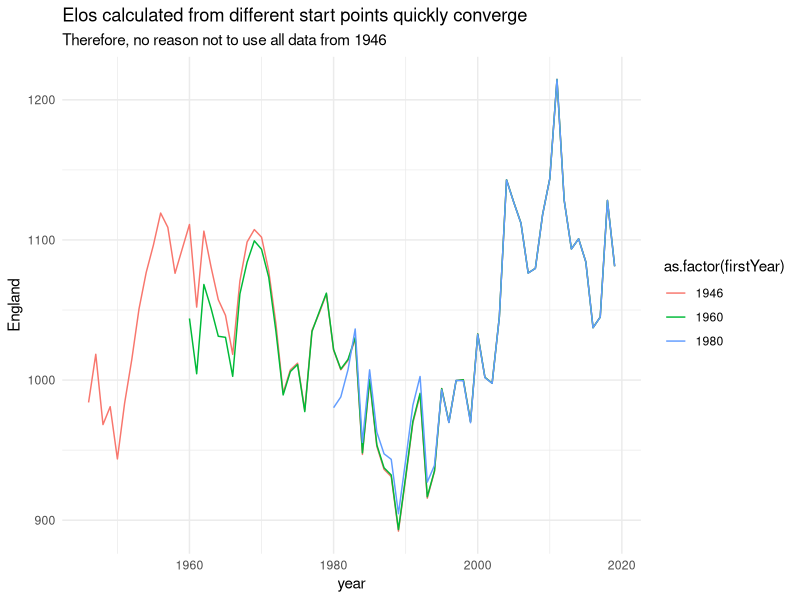
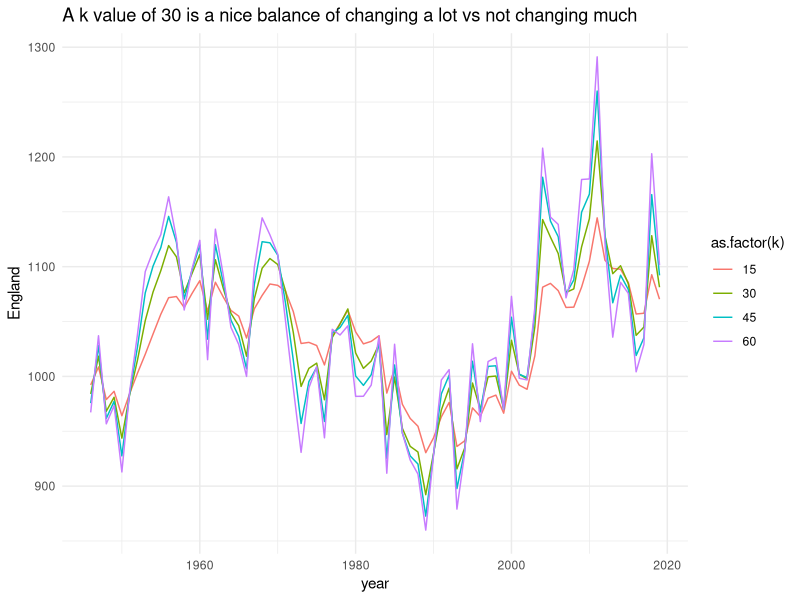
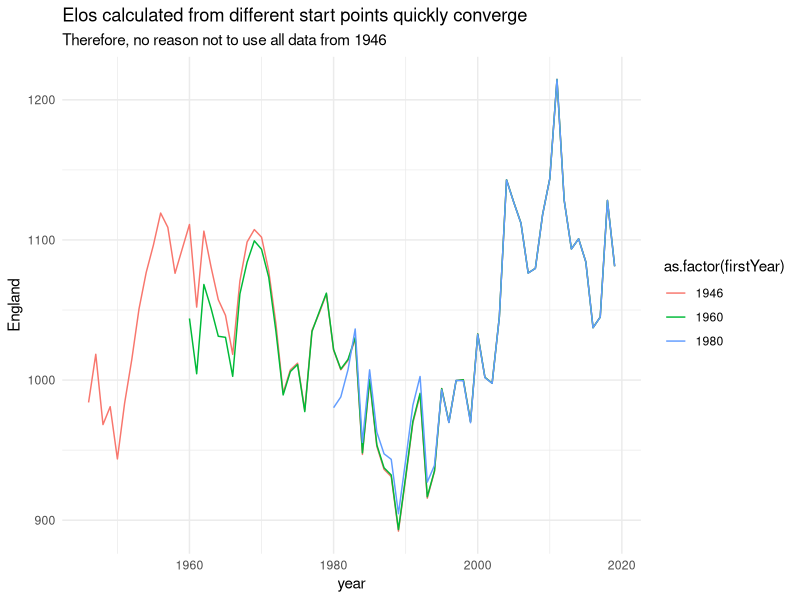
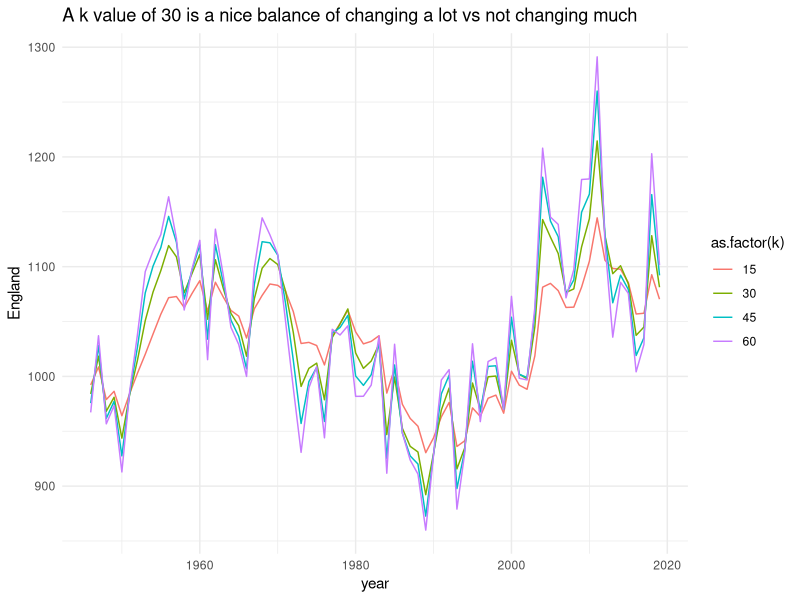

Source code (R) for these figures, in order:
library(tidyverse)

#this code calculates Elo scores for test cricket
#the starting dataset is the results downloaded in script 1.

testData <- read_csv("testData.csv")

#two records have "tied" instead of "draw"
#technically different - but not from a win/lost perspective
#so replace for now

#also delete any ongoing games

testData %>% 
  filter(Winner!="-") %>%
  mutate(Winner_Type=if_else(Winner_Type=="Check","Draw",Winner_Type)) -> testData

#Functions used in Elo calculation:

#calculation for the expected win rate
#this is a probability of a win
expectedWin <- function(eloDif){
  1/(1+10^(eloDif/400))
}

#the elo update formula
# k is a parameter - somewhere in the 10-60 region depending on the sport 
# oldElo - previous value
# result - 1 = win, 0 = loss, 0.5 is draw
# expResult = expected result from expectedWin formula

updateElo <- function(oldElo,result,expResult,k=30) {
  oldElo + (k*(result-expResult))
}


# This function takes the dataset of wins / losses 
# and adds columns representing Elo scores and corresponding win probabilities for each side

# Currently uses an explicity loop through rows in the dataset
# Feels that there is probably a better / faster way to do this



calculateElo <- function(data,firstYear,k) {
 
  #filter dataset basaed on starting year passed as a parameter
  data %>% 
    mutate(year=lubridate::year(mDate)) %>%
    filter(year>=firstYear) %>%
    as.data.frame()-> temp
  
  #extract a list of teams from the dataset
  teams <- union(temp$`Team 1`,temp$`Team 2`)
  
  #initially see the elo of each team to 1000
  elo<- rep(1000,length(teams))
  #label the elo values by country
  names(elo) <- teams
  #add the initial elo scores to every row in the dataset
  temp[,teams] <- elo
  
  #1. Do vectorised computations:
  # these are all the calculations which can be done without knowing Elo scores
  # these are done for all games / matches similtaneously
  
  #this extracts the position of the column containing the elo score of each team in the game
  temp[,"col1"] <- match(temp$`Team 1`,names(temp))
  temp[,"col2"] <- match(temp$`Team 2`,names(temp))
  
  #This gives a score to each of the teams based on the result of the game
  temp[,"r1"] <- case_when(temp$`Team 1`==temp$Winner ~ 1,
                           temp$`Team 2`==temp$Winner ~ 0,
                           TRUE ~ 0.5)
  
  temp[,"r2"] <- case_when(temp$`Team 1`==temp$Winner ~ 0,
                           temp$`Team 2`==temp$Winner ~ 1,
                           TRUE ~ 0.5)
  
  #Then do row specific calcs - for row 1 just do in place
  
  
  
 
  for (row in 1:dim(temp)[1]){
    
    #if not the first row in the dataset, need to carry down previous elo values
    if(row>1){
      #first set the elo value in this row to the same value as the previous row
      temp[row,teams] <- temp[row-1,teams]
    }
    #This extracts the Elo of the two playing teams and puts into columns elo1/elo2
    temp[row,"elo1"] <-as.numeric(temp[row,match(temp$`Team 1`[row],names(temp))])
    temp[row,"elo2"] <-as.numeric(temp[row,match(temp$`Team 2`[row],names(temp))])
    
    #This calculates the elo gap between the two teams before the game happened
    temp[row,"dif1"] <- temp[row,"elo2"]-temp[row,"elo1"]
    temp[row,"dif2"] <- temp[row,"elo1"] - temp[row,"elo2"]
    
    #Calculate each teams chance of winning before the game started based on Elo
    temp[row,"e1"] <- expectedWin(temp[row,"dif1"])
    temp[row,"e2"] <- expectedWin(temp[row,"dif2"])
    
    #Update each teams elo based on the result of the game and pre game probs
    #Save this result in "newElo1"/"newElo2"
    temp[row,"newElo1"] <- updateElo(temp[row,"elo1"],temp[row,"r1"],temp[row,"e1"],k=k)
    temp[row,"newElo2"] <- updateElo(temp[row,"elo2"],temp[row,"r2"],temp[row,"e2"],k=k)
    
    #save the new elo values in the columns which hold current Elos for all teams
    temp[row,temp[row,"col1"]] <- temp[row,"newElo1"]
    temp[row,temp[row,"col2"]] <- temp[row,"newElo2"]
  }
  
  #save the parameters passed to the function as columns in the output dataset:
  temp$k <- k
  temp$firstYear <- firstYear
  return(temp)
}
  

#run a number of tests to calibrate

#use England as the benchmark to chart as play a lot of Cricket (and always have)

ks <- c(15,30,45,60)
years <- c(1946,1960,1980)

params <- expand.grid(ks=ks,years=years)

outputs <- map2_dfr(params$years,params$ks,~calculateElo(testData,.x,.y))

#extract england / group by year

outputs %>%
  select(England, mDate, year, firstYear,k) %>%
  group_by(firstYear,k,year) %>% #keep last elo in the year
  arrange(firstYear,k,year,mDate) %>% 
  filter(n()==1:n()) %>%
  filter(k==30) %>%
  ggplot(aes(x=year,y=England,colour=as.factor(firstYear))) +
  geom_line() +
  theme_minimal() +
  labs(title = "Elos calculated from different start points quickly converge",
       subtitle="Therefore, no reason not to use all data from 1946")

ggsave("calibration1.png",dpi=72,units="in",width=700/72,height=700/72)


#No reason not to use all years

outputs %>%
  select(England, mDate, year, firstYear,k) %>%
  group_by(firstYear,k,year) %>% #keep last elo in the year
  arrange(firstYear,k,year,mDate) %>% 
  filter(n()==1:n()) %>%
  filter(firstYear==1946) %>%
  ggplot(aes(x=year,y=England,colour=as.factor(k))) +
  geom_line() +
  theme_minimal() +
  labs(title="A k value of 30 is a nice balance of changing a lot vs not changing much")

ggsave("calibration2.png",dpi=72,units="in",width=700/72,height=700/72)

#30 feels ok - a good balance

write_csv(outputs,"cricket_elos.csv")
